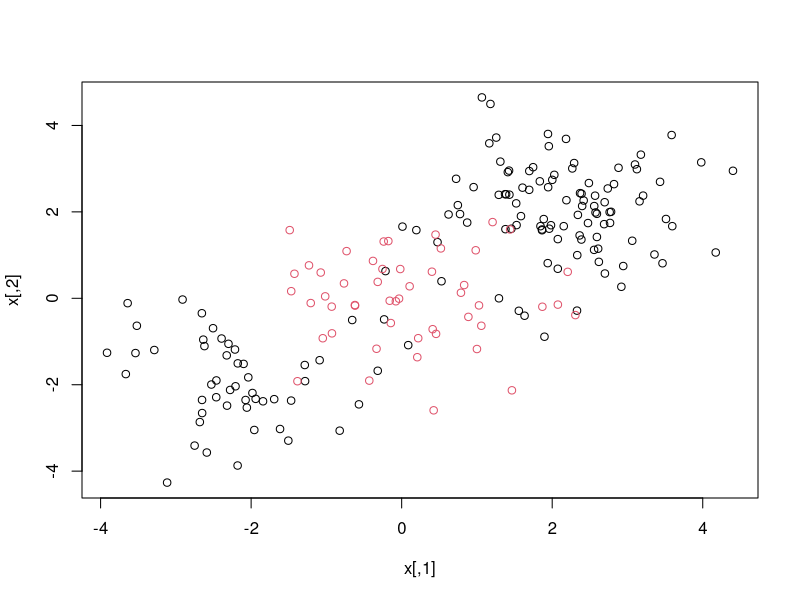
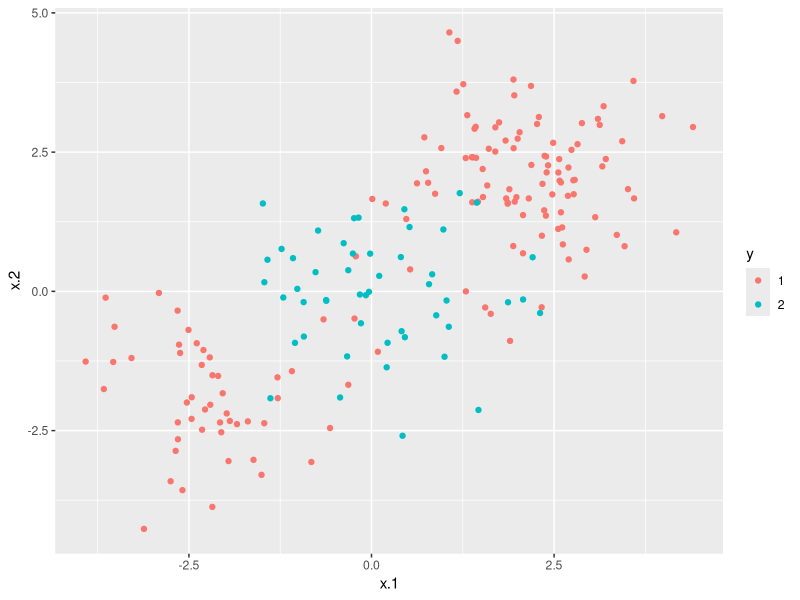
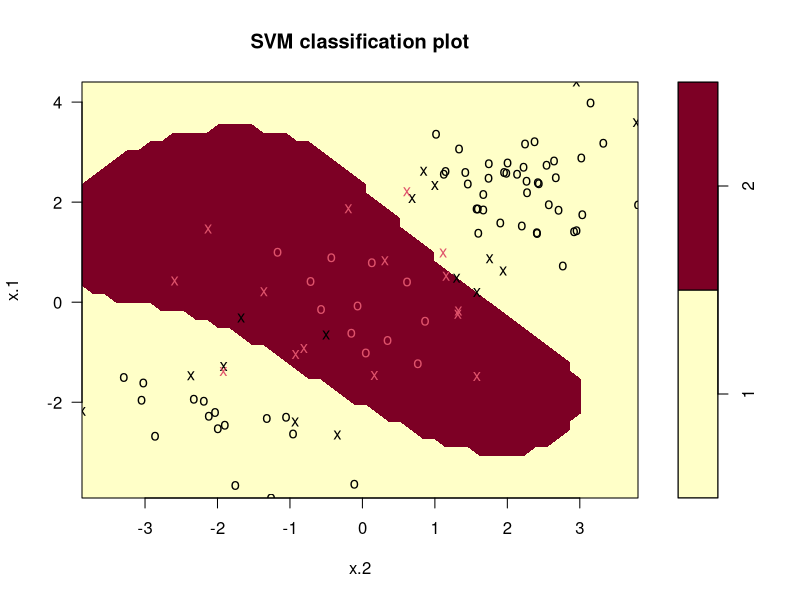
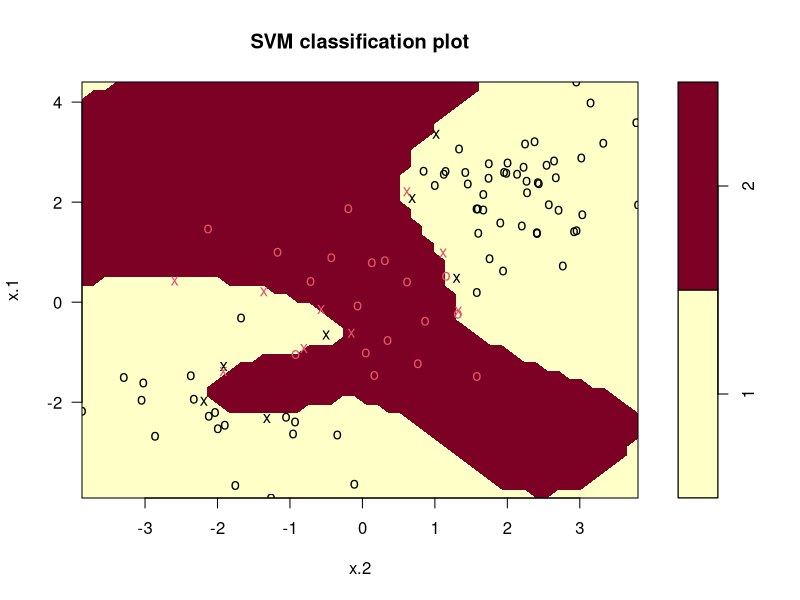

The R script that drew these images, in order: (Note: this script raises an error after producing the figures.)
### Support Vector Machine ###
library(ggplot2)
library(e1071)
set.seed (1)
x=matrix(rnorm(200*2), ncol=2)

# Make the first 150 samples encompass the last 50 samples, so that it is not linearly separable 
x[1:100,]=x[1:100,]+2
x[101:150,]=x[101:150,]-2
y=c(rep(1,150),rep(2,50))
dat=data.frame(x=x,y=as.factor(y))

# Plot the data
plot(x, col = y)

# Or use ggplot which is nicer :O:O
p1 <- ggplot(dat, aes(x=x.1, y=x.2))
p2 <- p1 + geom_point(aes(color = y)) ; p2

# Now lets split our data into train and test
train.index <- sample(200, 100)

# Now we fit a model, noting here that we use a radial kernel 
svm.fit <- svm(y~., data = dat[train.index,], kernel = "radial", gamma = 1, cost = 1)
summary(svm.fit)

# We see here that there are a fair amount of training errors
plot(svm.fit, dat[train.index,])

# Lets try a model that has a higher cost => we try to fit the training data better => thinner margin => may overfit
svm.fit <- svm(y~., data = dat[train.index,], kernel ="radial", gamma = 1, cost = 1e5)

# We see here that there are practically no errors, but the decision boundary looks very weird, and is most likely overfitting
plot(svm.fit, dat[train.index,])

# Now as in support vector classifiers we can use the tune method in e1071 
set.seed(1)
tune.out=tune(svm, y~., data=dat[train.index,], kernel="radial",
              ranges=list(cost=c(0.1,1,10,100,1000),
                          gamma=c(0.5,1,2,3,4) ))

# See here that best parameters are cost = 1 and gamma = 2
summary(tune.out)

# Lets predict the test set
y.pred <- predict(tune.out$best.model, dat[-train.index,])
dim(dat[-train.index,])

# Lets see the accuracy of the model with the lowest error
table(true=dat[-train.index,"y"], pred=predict(tune.out$best.model, dat[-train.index ,]))

# Need to expand on explaination of the ROC curves
# # Now lets plot the ROC Curves
# library(ROCR)
# rocplot <- function(pred,truth,...) {
#   predob <- prediction(pred, truth)
#   perf <- performance(predob, "tpr", "fpr")
#   plot(perf,...)
# }
# 
# # First fit the new and improved model
# svm.fit.opt <- svm(y~., data=dat[train.index,], kernel="radial", gamma = 2, cost = 1, decision.values = TRUE)
# 
# # Since we need the scores that are assigned to each 
# fitted <- attributes(predict(svm.fit.opt, dat[train.index,], decision.values=TRUE))$decision.values
# attributes(predict(svm.fit.opt, dat[train.index,], decision.values=TRUE))
# rocplot(fitted, dat[train.index,"y"], main = "Training Data")

# Lets see how overfitting can happen by tuning the gamma parameter

# See that our accuracy is 91/100 (on the training set), and 90/100 on the test set, although this is just on the training data, we could theoretically overfit and get a higher accuracy (on the training set) by increasing the gamma
table(true = dat[train.index, "y"], pred = predict(svm.fit.opt, dat[train.index,]))
table(true = dat[train.index, "y"], pred = predict(svm.fit.opt, dat[train.index,]))

# Lets use a high level of gamma and cost, remember as cost = C_{e1071} decreases it means that C_{ISL} increases, 
# which means that we have more "budget" to have wrong classifications that are wrong or on the wrong side of the margin, hence have a wider margin
# Hence to overfit we would want a high gamma, and also a high cost as this would mean that we would have a small value of total allowable error
svm.fit.overfit <- svm(y~., data = dat[train.index,], kernel = "radial", gamma = 100, cost = 100, decision.values = TRUE)

# See that our acc is 100% on the training set with gamma = 100, cost = 100, and 98% with gamma = 100, cost = 1
table(true = dat[train.index, "y"], pred = predict(svm.fit.overfit, dat[train.index,]))

# But our prediction on the test set suffers with 81% accuracy with gamma = 100, cost = 100
table(true = dat[-train.index, "y"], pred = predict(svm.fit.overfit, dat[-train.index,]))

